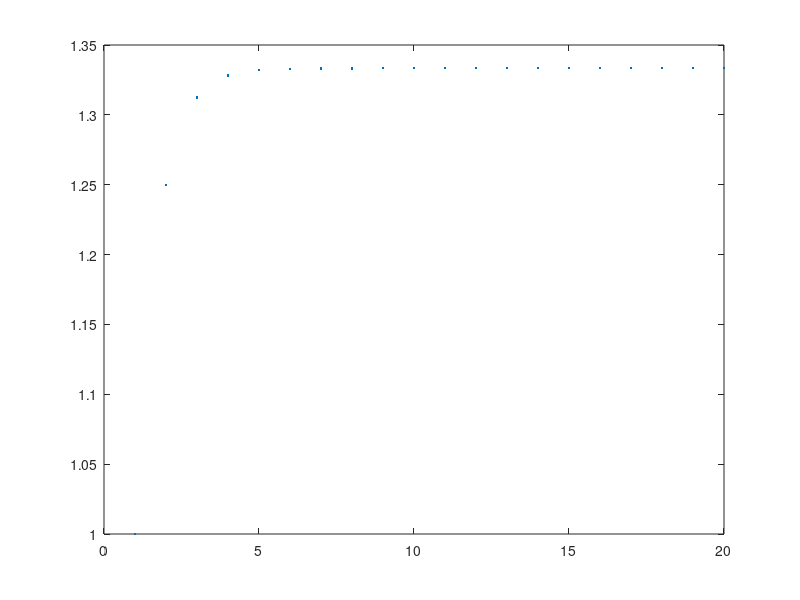

Recreate this plot in MATLAB. (Note: this script raises an error after producing the figure.)

area_analytical = 1 / (1 - 1 / 4)

% partial_sum = (1 / 4) .^ (0:1:19)
partial_sum = (((1 / 4) .^ (1:20)) - 1) ./ (((1 / 4) - 1))

plot(1:20, partial_sum, ".")
hold on

yline(area_analytical, "-r")

legend("Partial Sum of Archimedes' Geometric Series", "Analytical Area")

legend("Position", [0.37202,0.51389,0.52143,0.082143])

xlabel("k")
ylabel("Area")